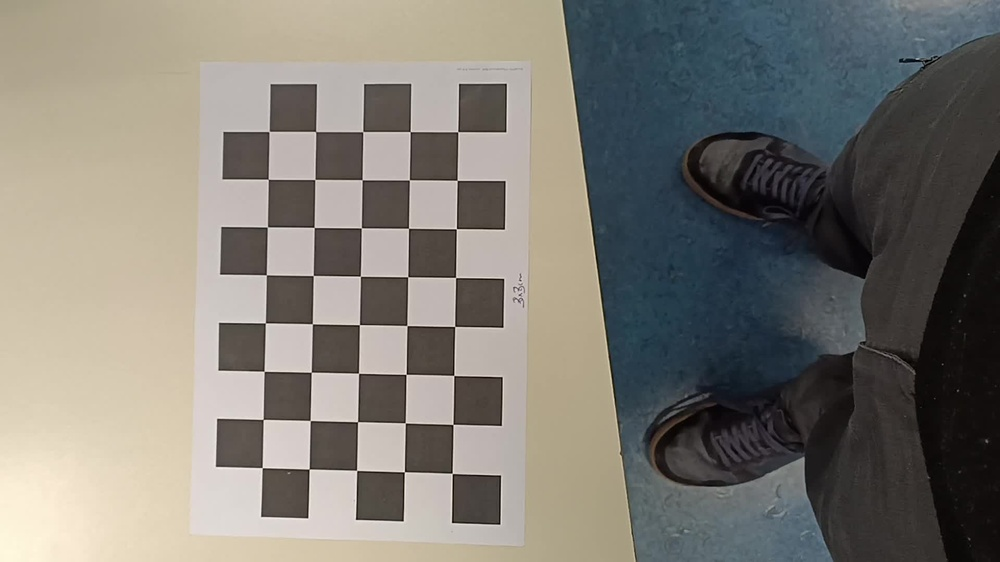
//> input picture build/calibration/image_0001.jpg, 1000 x 562 px, shrunk from 1920 x 1080 before the run; its folder holds only this picture in this run
$ ./Calibration   (built with g++ and OpenCV 4)
//> lines starting //> are read from the running program, lines starting //| are printed output that depends on the picture; after the words box and inside, x2 and y2 are one past the last pixel; in counts of white or black regions, pixels touching at a corner belong together
#include <opencv2/opencv.hpp>
#include <opencv2/calib3d/calib3d.hpp>
#include <opencv2/highgui/highgui.hpp>
#include <opencv2/imgproc/imgproc.hpp>
#include <stdio.h>
#include <iostream>

// Defining the dimensions of checkerboard
int CHECKERBOARD[2]{5,8};

int main()
{
  // Creating vector to store vectors of 3D points for each checkerboard image
  std::vector<std::vector<cv::Point3f> > objpoints;

  // Creating vector to store vectors of 2D points for each checkerboard image
  std::vector<std::vector<cv::Point2f> > imgpoints;

  // Defining the world coordinates for 3D points
  std::vector<cv::Point3f> objp;
  for(int i{0}; i<CHECKERBOARD[1]; i++)
  {
    for(int j{0}; j<CHECKERBOARD[0]; j++)
      objp.push_back(cv::Point3f(0.03*j,0.03*i,0));
  }


  // Extracting path of individual image stored in a given directory
  std::vector<cv::String> images;
  // Path of the folder containing checkerboard images
  std::string path = "./calibration/*.jpg";

  cv::glob(path, images);

  cv::Mat frame, gray;
  // vector to store the pixel coordinates of detected checker board corners
  std::vector<cv::Point2f> corner_pts;
  bool success;

  // Looping over all the images in the directory
  for(int i{0}; i<images.size(); i++)
  {
    std::cout << "Processing image " << i << std::endl;
    frame = cv::imread(images[i]);
//> frame is the input picture: 562 rows x 1000 cols, CV_8UC3; mean B, G, R 115.8, 122.8, 126
    cv::cvtColor(frame,gray,cv::COLOR_BGR2GRAY);
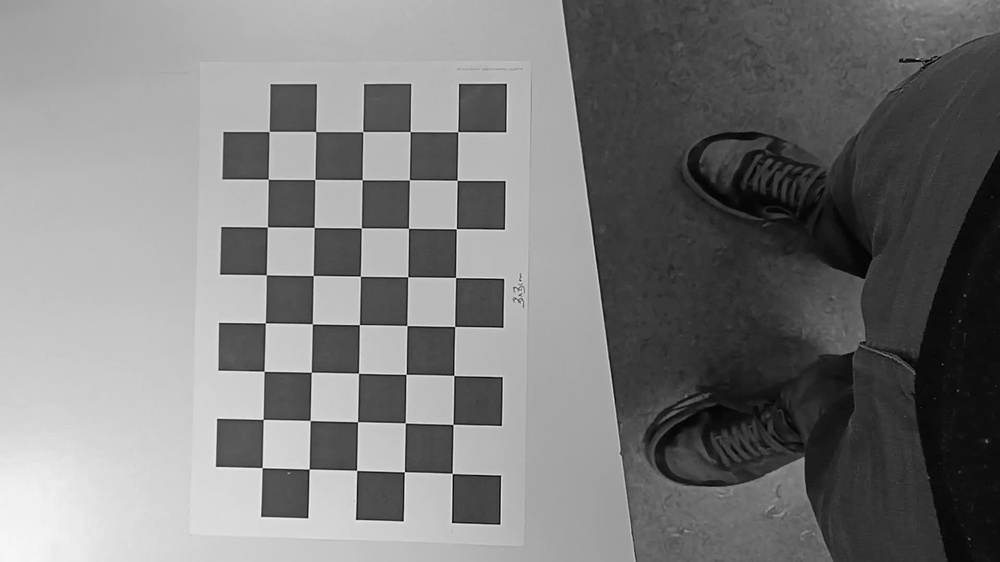
//> gray: 562 rows x 1000 cols, CV_8UC1; min 0, max 248, mean 123

    // Finding checker board corners
    // If desired number of corners are found in the image then success = true
    success = cv::findChessboardCorners(gray, cv::Size(CHECKERBOARD[0], CHECKERBOARD[1]), corner_pts, cv::CALIB_CB_ADAPTIVE_THRESH | cv::CALIB_CB_FAST_CHECK | cv::CALIB_CB_NORMALIZE_IMAGE);
//> success = true; corner_pts = 40 Points (x, y), first 12: [452.1, 473.4], [404.4, 471.8], [356.6, 470.3], [309, 469], [262.2, 467.7], [453, 424.5], [405.2, 423], [357.6, 421.7], [310.1, 420.6], [263, 419.4], [453.9, 375.4], [405.9, 374.3]

    /*
     * If desired number of corner are detected,
     * we refine the pixel coordinates and display
     * them on the images of checker board
    */
    if(success)
    {
      std::cout << "Success " << std::endl;
      cv::TermCriteria criteria(cv::TermCriteria::EPS | cv::TermCriteria::MAX_ITER, 10, 0.1);
      // refining pixel coordinates for given 2d points.
      cv::cornerSubPix(gray,corner_pts,cv::Size(11,11), cv::Size(-1,-1),criteria);
//> corner_pts = 40 Points (x, y), first 12: [452.2, 473.4], [404.4, 471.8], [356.6, 470.4], [309.1, 469.1], [262.2, 467.6], [452.9, 424.4], [405.3, 422.9], [357.6, 421.7], [310.2, 420.5], [263.2, 419.4], [453.8, 375.4], [406, 374.4]

      // Displaying the detected corner points on the checker board
      cv::drawChessboardCorners(frame, cv::Size(CHECKERBOARD[0], CHECKERBOARD[1]), corner_pts, success);
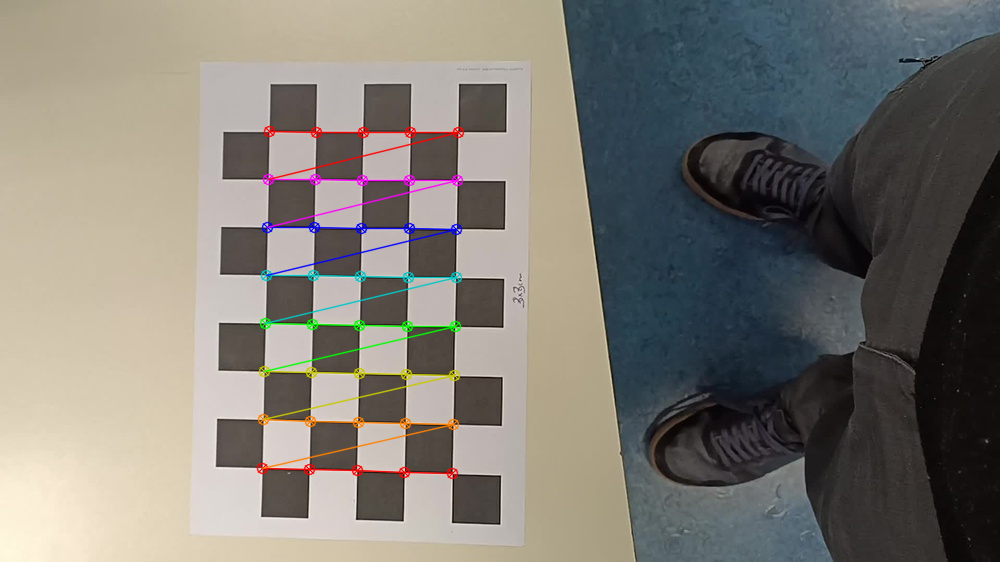
//> frame: 562 rows x 1000 cols, CV_8UC3; 2.11% of pixels changed, all inside (x1, y1, x2, y2) = (256, 125, 465, 480)

      objpoints.push_back(objp);
      imgpoints.push_back(corner_pts);
//> imgpoints = 1 point lists
    }

    std::cout << "Press any key to continue" << std::endl;
    cv::namedWindow("Image", cv::WINDOW_NORMAL);
    cv::imshow("Image",frame);
    cv::waitKey(0);
  }

  cv::destroyAllWindows();

  cv::Mat cameraMatrix,distCoeffs,R,T;

  /*
   * Performing camera calibration by
   * passing the value of known 3D points (objpoints)
   * and corresponding pixel coordinates of the
   * detected corners (imgpoints)
  */
  cv::calibrateCamera(objpoints, imgpoints, cv::Size(gray.rows,gray.cols), cameraMatrix, distCoeffs, R, T);
//> cameraMatrix = [[3484.1, 0, 297.2], [0, 3415.6, 532.8], [0, 0, 1]]; distCoeffs = [-1.46, 70.11, -0.00145, -0.0213, -1602.7]; R = [[-0.519, 0.0534, -3.07]]; T = [[0.0924, -0.0363, 2.07]]

  std::cout << "cameraMatrix : " << cameraMatrix << std::endl;
//| cameraMatrix : [3484.058958366037, 0, 297.160927046124;
//|  0, 3415.569716149354, 532.7804599928867;
//|  0, 0, 1]
  std::cout << "distCoeffs : " << distCoeffs << std::endl;
//| distCoeffs : [-1.46262349752788, 70.11060677246866, -0.001447788884268129, -0.02126876810421166, -1602.722217535364]
  std::cout << "Rotation vector : " << R << std::endl;
//| Rotation vector : [-0.518864801749255, 0.05336324330053716, -3.071018298035715]
  std::cout << "Translation vector : " << T << std::endl;
//| Translation vector : [0.0924234120749883, -0.03625332094727229, 2.07479969789311]

  return 0;
}

$ run again, on build/calibration/image_0013.jpg
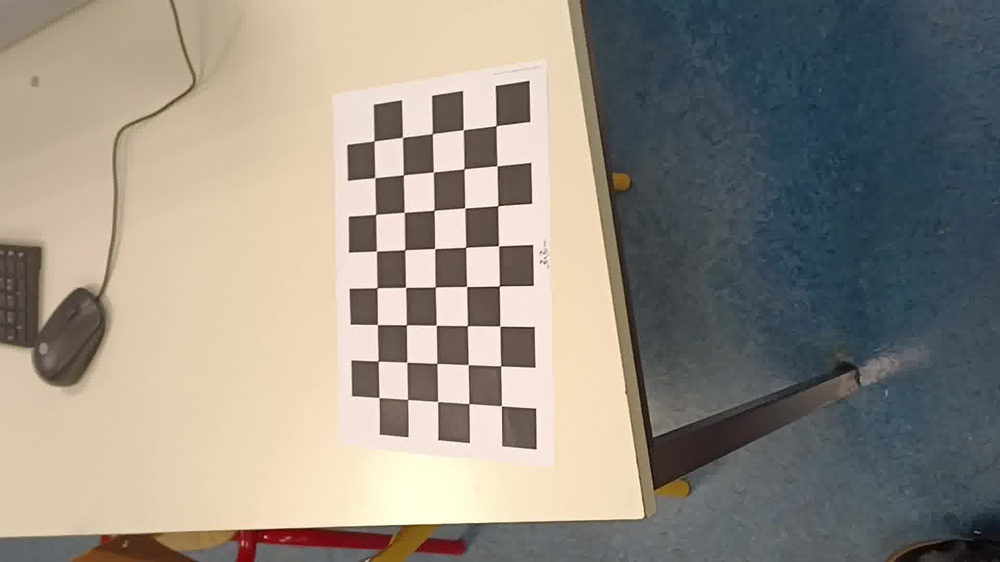
//> input picture build/calibration/image_0013.jpg, 1000 x 562 px, shrunk from 1920 x 1080 before the run
//> frame is the input picture: 562 rows x 1000 cols, CV_8UC3; mean B, G, R 131.3, 141.6, 148
//> `cv::cvtColor(frame,gray,cv::COLOR_BGR2GRAY);`:
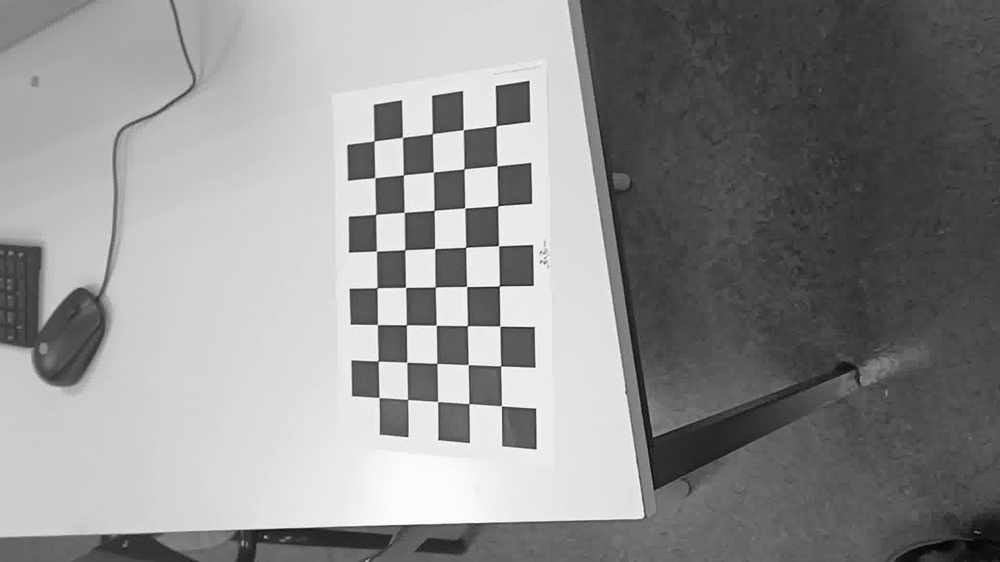
//> gray: 562 rows x 1000 cols, CV_8UC1; min 1, max 252, mean 142.3
//> `success = cv::findChessboardCorners(gray, cv::Size(CHECKERBOARD[0], CH..`: success = true; corner_pts = 40 Points (x, y), first 12: [501.4, 405.7], [468.9, 403.6], [437.7, 401.4], [407.6, 399.4], [378.9, 397.5], [500.6, 365.7], [468.3, 364.6], [436.8, 363.4], [406.8, 362.2], [378.1, 361.1], [499.8, 326.2], [467.3, 325.7]
//> `cv::cornerSubPix(gray,corner_pts,cv::Size(11,11), cv::Size(-1,-1),crit..`: corner_pts = 40 Points (x, y), first 12: [501.4, 405.8], [468.9, 403.6], [437.6, 401.5], [407.6, 399.5], [378.9, 397.5], [500.6, 365.9], [468.2, 364.6], [436.8, 363.4], [406.8, 362.3], [378.2, 361], [499.8, 326.1], [467.4, 325.6]
//> `cv::drawChessboardCorners(frame, cv::Size(CHECKERBOARD[0], CHECKERBOAR..`:
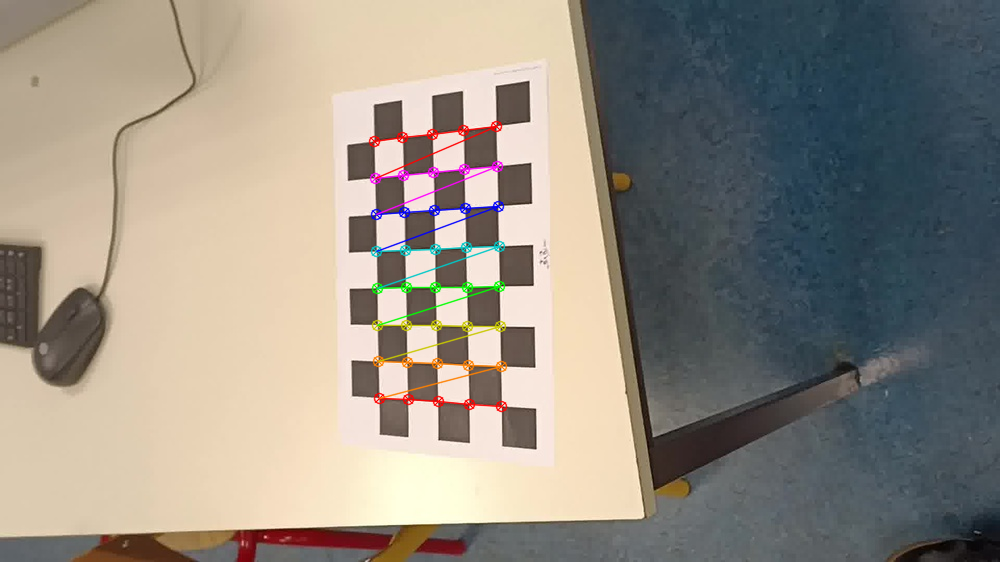
//> frame: 562 rows x 1000 cols, CV_8UC3; 1.57% of pixels changed, all inside (x1, y1, x2, y2) = (368, 120, 508, 413)
//> imgpoints = 1 point lists
//> cameraMatrix = [[1624.4, 0, 285.5], [0, 2840.1, 491.2], [0, 0, 1]]; distCoeffs = [2.24, 192.3, 0.278, -0.165, -2652.5]; R = [[0.0406, 0.977, 3]]; T = [[0.218, -0.0562, 1.63]]
//| cameraMatrix : [1624.413213354285, 0, 285.5206564335475;
//|  0, 2840.118363718966, 491.1634374164624;
//|  0, 0, 1]
//| distCoeffs : [2.237424233071019, 192.2950563420598, 0.2783222449094978, -0.1646811662189046, -2652.453406329609]
//| Rotation vector : [0.04059393018615164, 0.9773061734114274, 2.998471177687963]
//| Translation vector : [0.2180822718944597, -0.05616774776444787, 1.633774891884157]

$ run again, on build/calibration/image_0018.jpg
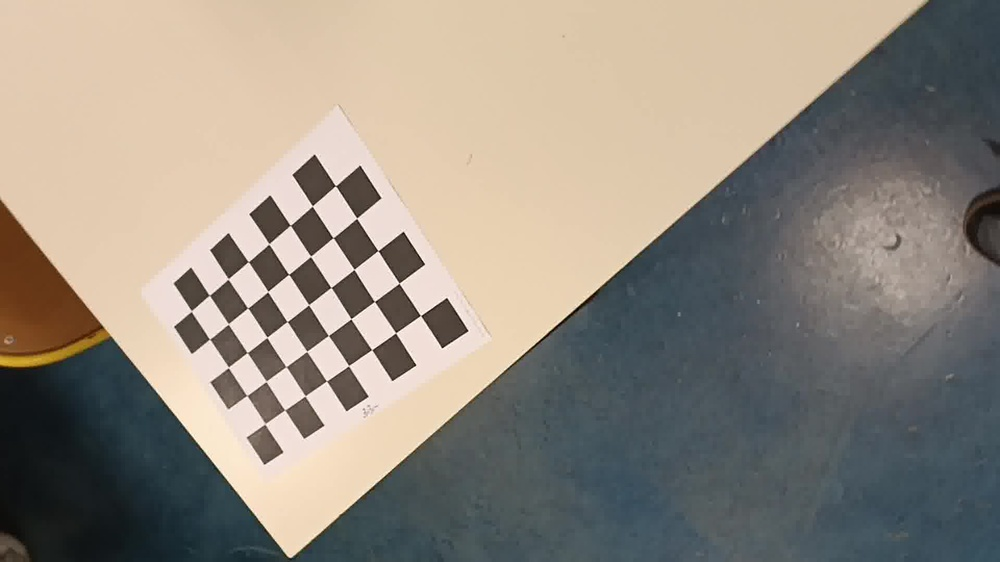
//> input picture build/calibration/image_0018.jpg, 1000 x 562 px, shrunk from 1920 x 1080 before the run
//> frame is the input picture: 562 rows x 1000 cols, CV_8UC3; mean B, G, R 128.7, 139.2, 147
//> `cv::cvtColor(frame,gray,cv::COLOR_BGR2GRAY);`:
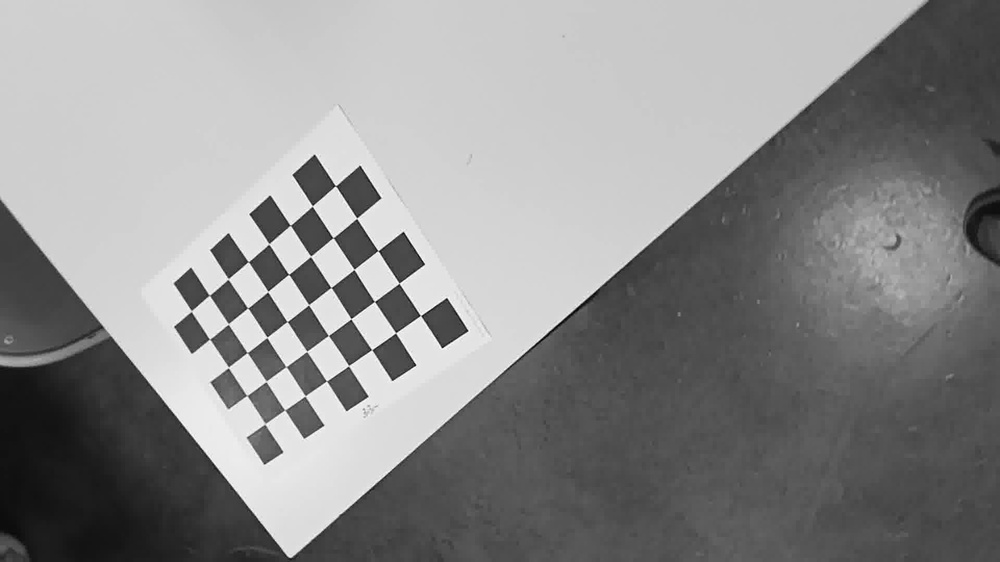
//> gray: 562 rows x 1000 cols, CV_8UC1; min 2, max 253, mean 140.3
//> `success = cv::findChessboardCorners(gray, cv::Size(CHECKERBOARD[0], CH..`: success = true; corner_pts = 40 Points (x, y), first 12: [264.8, 424], [247, 395.5], [228.4, 367.5], [209.5, 339.2], [191.4, 311], [284.7, 409.8], [266.2, 381.4], [247.1, 352.6], [228.4, 323.8], [209.4, 295.3], [305.3, 395.9], [285.9, 366.6]
//> `cv::cornerSubPix(gray,corner_pts,cv::Size(11,11), cv::Size(-1,-1),crit..`: corner_pts = 40 Points (x, y), first 12: [264.8, 423.9], [246.8, 395.6], [228.4, 367.3], [209.6, 339.2], [191.3, 311], [284.7, 410], [266.1, 381.3], [247.2, 352.6], [228.3, 323.9], [209.3, 295.3], [305.1, 395.9], [286.1, 366.6]
//> `cv::drawChessboardCorners(frame, cv::Size(CHECKERBOARD[0], CHECKERBOAR..`:
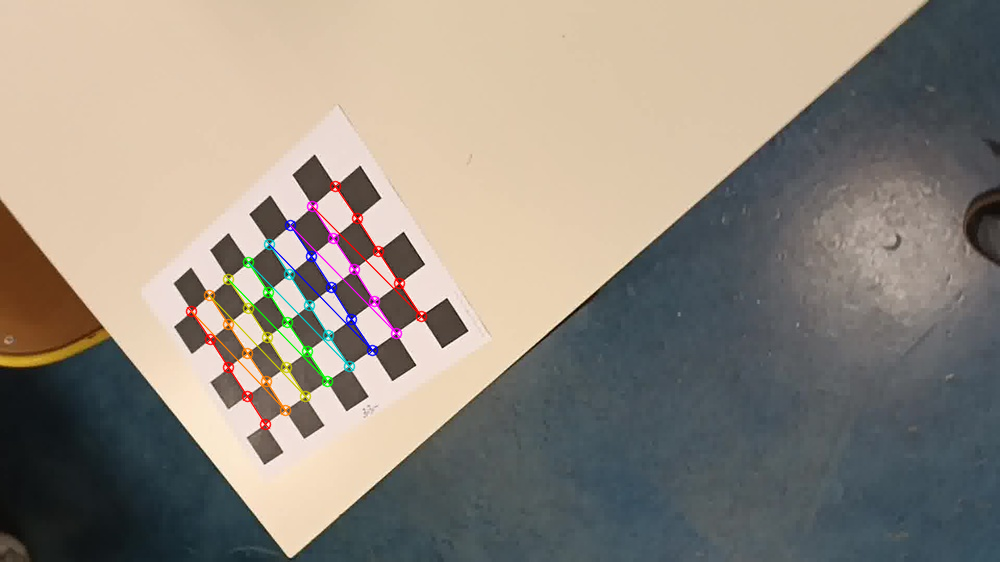
//> frame: 562 rows x 1000 cols, CV_8UC3; 1.51% of pixels changed, all inside (x1, y1, x2, y2) = (185, 180, 428, 431)
//> imgpoints = 1 point lists
//> cameraMatrix = [[1513.7, 0, 237.9], [0, 1382.5, 539.4], [0, 0, 1]]; distCoeffs = [-0.0398, 2.06, -0.00514, -0.0079, -14.6]; R = [[-0.564, 0.915, -1.96]]; T = [[0.0227, -0.106, 1.26]]
//| cameraMatrix : [1513.71869043274, 0, 237.946860802687;
//|  0, 1382.540600291917, 539.4112778383476;
//|  0, 0, 1]
//| distCoeffs : [-0.03978861126475171, 2.058607943116295, -0.005137960609556582, -0.007902385802854066, -14.60100858406624]
//| Rotation vector : [-0.5638798119891885, 0.9149739291414851, -1.956729668743197]
//| Translation vector : [0.02266465365410291, -0.1055309544343953, 1.262568106053766]

$ run again, on build/calibration/image_0004.jpg
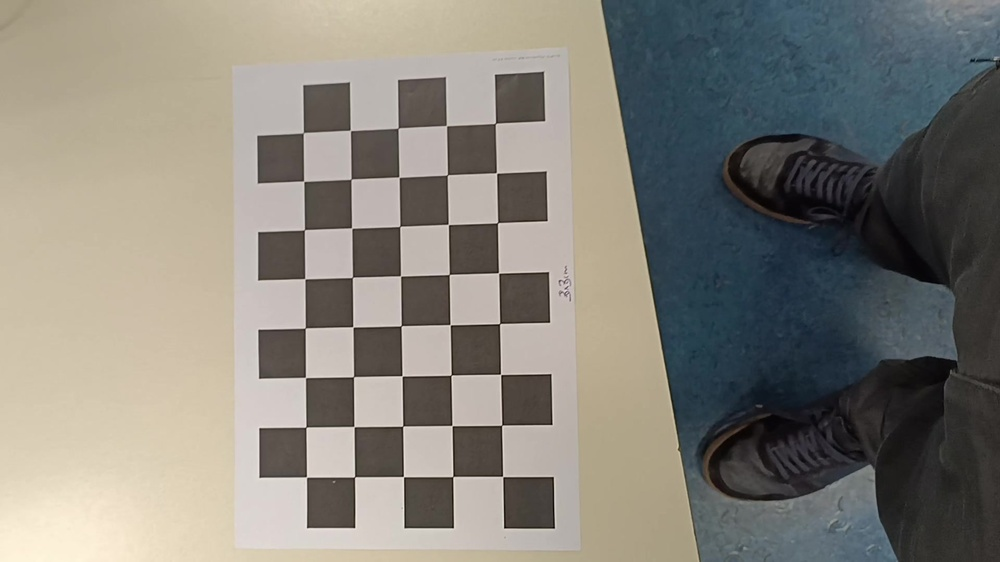
//> input picture build/calibration/image_0004.jpg, 1000 x 562 px, shrunk from 1920 x 1080 before the run
//> frame is the input picture: 562 rows x 1000 cols, CV_8UC3; mean B, G, R 121.8, 129.8, 132.9
//> `cv::cvtColor(frame,gray,cv::COLOR_BGR2GRAY);`:
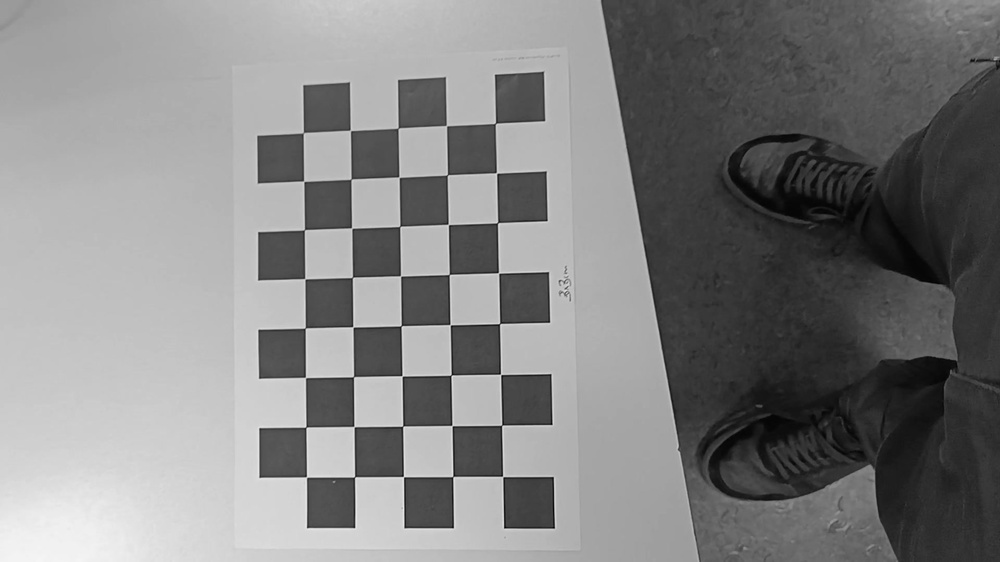
//> gray: 562 rows x 1000 cols, CV_8UC1; min 1, max 245, mean 129.8
//> `success = cv::findChessboardCorners(gray, cv::Size(CHECKERBOARD[0], CH..`: success = true; corner_pts = 40 Points (x, y), first 12: [502.6, 476.4], [452.9, 476.5], [403.4, 476.6], [354.5, 476.9], [306.4, 477.1], [501.9, 425.1], [452, 425.6], [402.9, 426], [354.1, 426.6], [305.9, 426.9], [500.6, 374.4], [451.1, 375]
//> `cv::cornerSubPix(gray,corner_pts,cv::Size(11,11), cv::Size(-1,-1),crit..`: corner_pts = 40 Points (x, y), first 12: [502.7, 476.5], [452.8, 476.5], [403.5, 476.6], [354.6, 476.9], [306.5, 477.1], [501.6, 425.2], [452, 425.6], [402.7, 426.2], [354.1, 426.6], [305.9, 427.1], [500.6, 374.4], [451.1, 375.2]
//> `cv::drawChessboardCorners(frame, cv::Size(CHECKERBOARD[0], CHECKERBOAR..`:
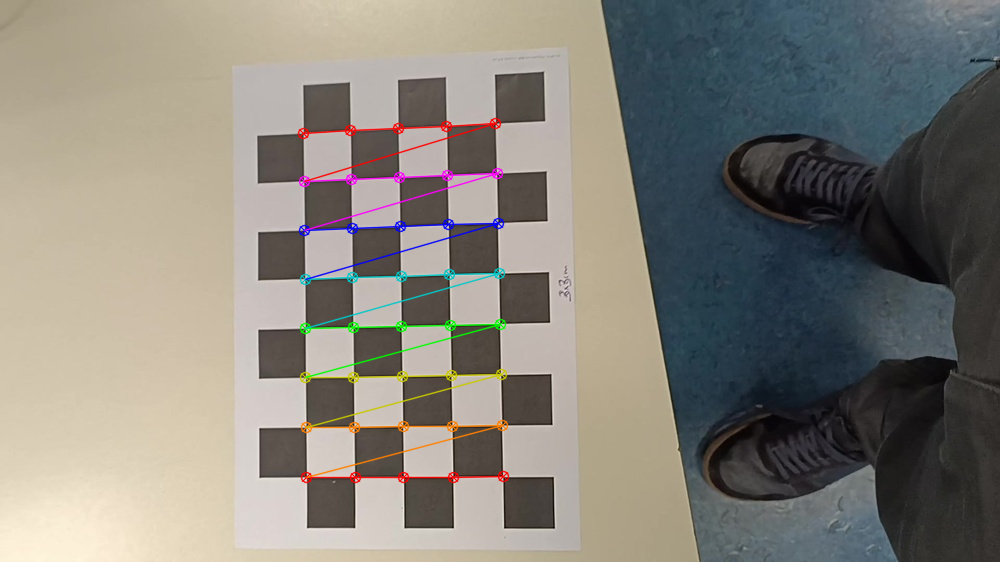
//> frame: 562 rows x 1000 cols, CV_8UC3; 2.14% of pixels changed, all inside (x1, y1, x2, y2) = (297, 117, 510, 484)
//> imgpoints = 1 point lists
//> cameraMatrix = [[985.5, 0, 213.2], [0, 1033.3, 445.5], [0, 0, 1]]; distCoeffs = [0.0838, -0.519, 0.00667, -0.0101, 1.36]; R = [[0.225, 0.0707, 3.13]]; T = [[0.177, 0.0178, 0.602]]
//| cameraMatrix : [985.4508082943559, 0, 213.1702127852183;
//|  0, 1033.292757480607, 445.4805085756952;
//|  0, 0, 1]
//| distCoeffs : [0.08376079132906852, -0.5191716976198777, 0.006671814211784739, -0.01005576811552047, 1.357406725592732]
//| Rotation vector : [0.2249708002332576, 0.07065096391688759, 3.126425956397664]
//| Translation vector : [0.1774664302454139, 0.01776159752067493, 0.6015756350882994]
